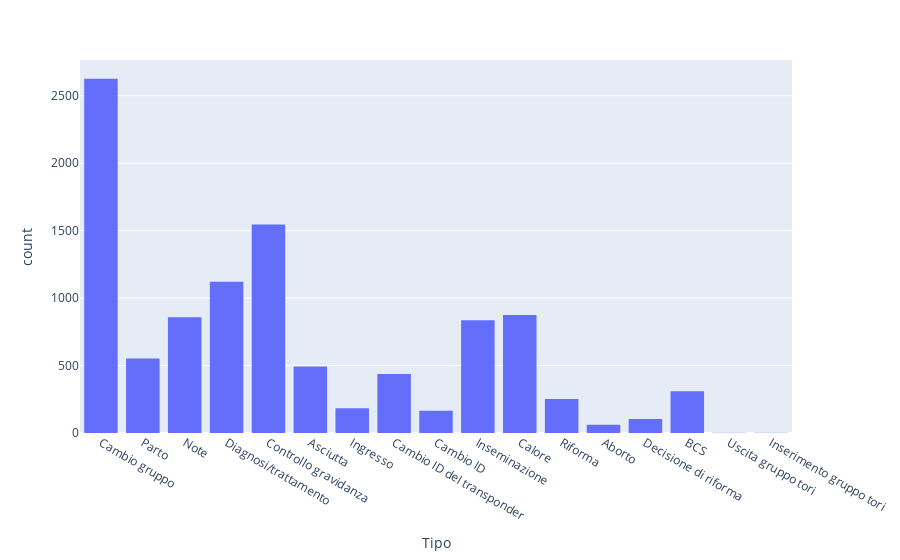

Source (notebook cell):
### Markdown cell above
## Istogramma eventi

### Code cell
px.histogram(mungitura_eventi,x="Tipo")

### Figure 1 — Plotly figure (JSON) as saved in the notebook; plotly's stock layout.template omitted (floating-point values rounded to 4 significant figures; data arrays with more than 128 entries replaced by an {"elided": "..."} marker saying what was removed)
{"data": [{"alignmentgroup": "True", "bingroup": "x", "hovertemplate": "Tipo=%{x}<br>count=%{y}<extra></extra>", "legendgroup": "", "marker": {"color": "#636efa", "pattern": {"shape": ""}}, "name": "", "offsetgroup": "", "orientation": "v", "showlegend": false, "type": "histogram", "x": {"elided": "10422 str values"}, "xaxis": "x", "yaxis": "y"}], "layout": {"barmode": "relative", "legend": {"tracegroupgap": 0}, "margin": {"t": 60}, "xaxis": {"anchor": "y", "domain": [0, 1], "title": {"text": "Tipo"}}, "yaxis": {"anchor": "x", "domain": [0, 1], "title": {"text": "count"}}}}
